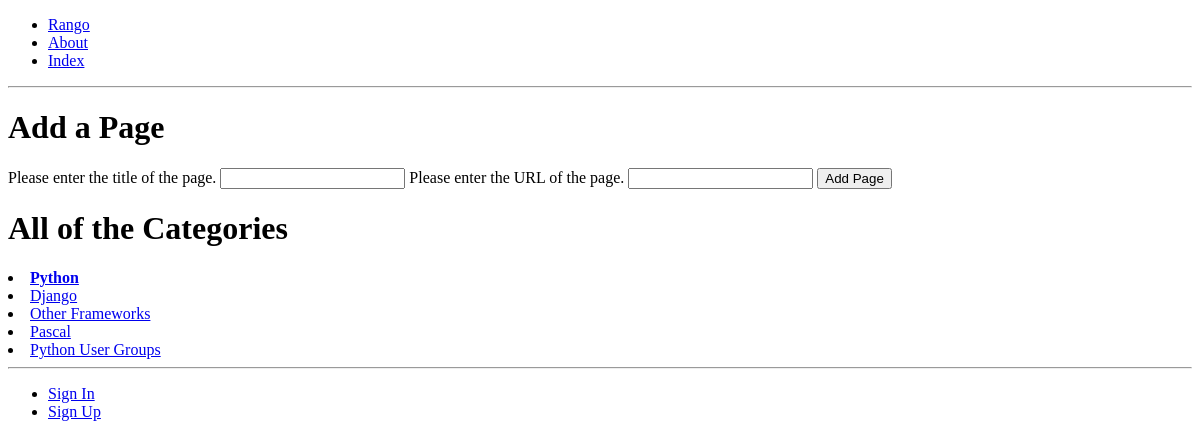
Before: /rango/category/python/add_page/ with the older database file.
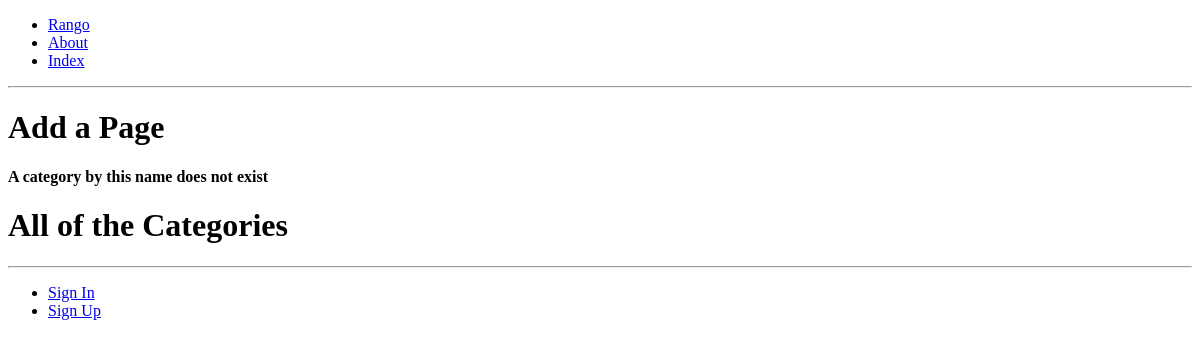
After: the same page with the newer database file.
### rango/models.py (models this page shows, shortened)
class Category(models.Model):
    name = models.CharField(max_length=128, unique=True)
    views = models.IntegerField(default=0)
    likes = models.IntegerField(default=0)
    slug = models.SlugField(blank=True,unique=True)
    class Meta:
        verbose_name_plural = 'Categories'

### rango/views.py (the view, shortened to what this page needs)
# urls.py: url(r'^category/(?P<category_name_slug>[\w\-]+)/add_page/$',views.add_page,name='add_page'),
def add_page(request, category_name_slug):
    try:
        category = Category.objects.get(slug=category_name_slug)
    except Category.DoesNotExist:
        category = None
    form = PageForm()
    context_dict = {'form':form, 'category': category}
    return render(request, 'rango/add_page.html', context_dict)

### rango/forms.py (shortened to what this page needs)
class PageForm(forms.ModelForm):
    title = forms.CharField(max_length=128,help_text="Please enter the title of the page.")
    url = forms.URLField(max_length=200,help_text="Please enter the URL of the page.")
    views = forms.IntegerField(widget=forms.HiddenInput,initial=0)
    class Meta:
        model = Page
        fields = ('title','url','views',)
        exclude = ('category',)

### rango/templatetags/rango_template_tags.py (called while the page is built)
@register.inclusion_tag('rango/cats.html')
def get_category_list(cat=None):
     return {'cats': Category.objects.all(),'act_cat':cat}

### templates/rango/add_page.html (shortened to what this page needs)
{% extends 'rango/base.html' %}
{% load staticfiles %}
{% block body_block %}
      <h1>Add a Page</h1>
      <div>
          <form id="page_form" method="post" action="{% url 'add_page' category.slug %}
">
          {% if category %}
              {% for field in form.visible_fields %}
                   {{ field.help_text }}
                   {{ field }}
              {% endfor %}
              <input type="submit" name="submit" value="Add Page" />
	{% else %}
		<strong>A category by this name does not exist </strong>
        {% endif %}
        </form>
      </div>
{% endblock %}

### templates/rango/cats.html
{% for c in cats %}
    {% if c == act_cat %}
        <li>
        <strong>
              <a href="{% url 'show_category' c.slug %}">{{ c.name }}</a>
        </strong>
        </li>
    {% else  %}
        <li>
            <a href="{% url 'show_category' c.slug %}">{{ c.name }}</a>
        </li>
    {% endif %}
{% endfor %}

Changed rows visible on the page:
removed Category: name "Python"
removed Category: name "Django"
removed Category: name "Other Frameworks"
removed Category: name "Pascal"
removed Category: name "Python User Groups"
Other visible differences:
form field submit: "Add Page" → (not shown)
text now shown: "A category by this name does not exist"
list line gone: "Please enter the title of the page. "
list line gone: "Please enter the URL of the page. "
